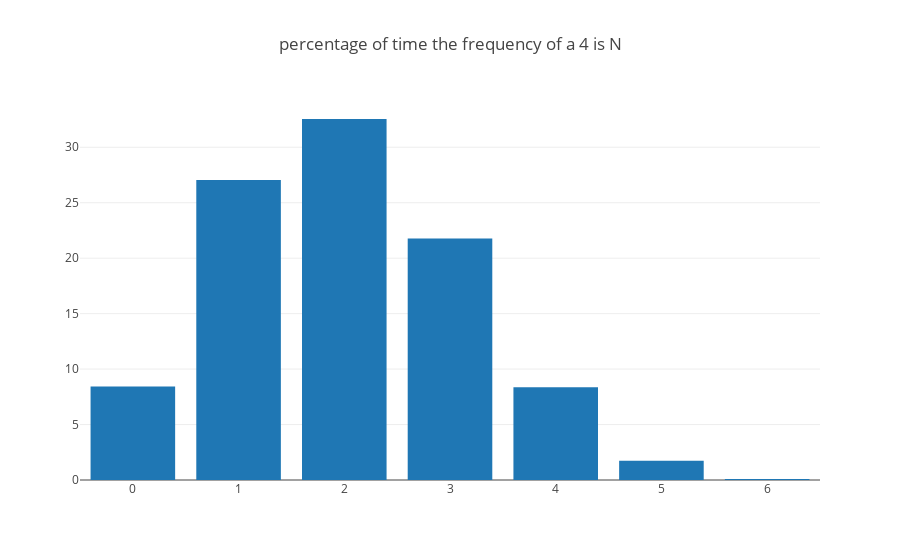

Source (notebook cell):
### Code cell
import plotly  
import plotly.graph_objs as go

ITERS = 10000
NUM_DICE = 6
counts = [0] * 7
for i in range(ITERS):
    dice = get_random_dice(NUM_DICE)
    count = 0
    for die in dice:
        if die == 1 or die == 4:
            count += 1
    counts[count] += 1
    

data = [go.Bar(
            x=list(range(7)),
            y=[100*x/ITERS for x in counts]
    )]

plotly.offline.init_notebook_mode(connected=True)

plotly.offline.iplot({
    "data": data,
    "layout": go.Layout(title="percentage of time the frequency of a 4 is N")
})

### Figure 1 — Plotly figure (JSON) as saved in the notebook; plotly's stock layout.template omitted (floating-point values rounded to 4 significant figures)
{"data": [{"type": "bar", "x": [0, 1, 2, 3, 4, 5, 6], "y": [8.44, 27.05, 32.55, 21.77, 8.36, 1.73, 0.1]}], "layout": {"title": "percentage of time the frequency of a 4 is N"}}
